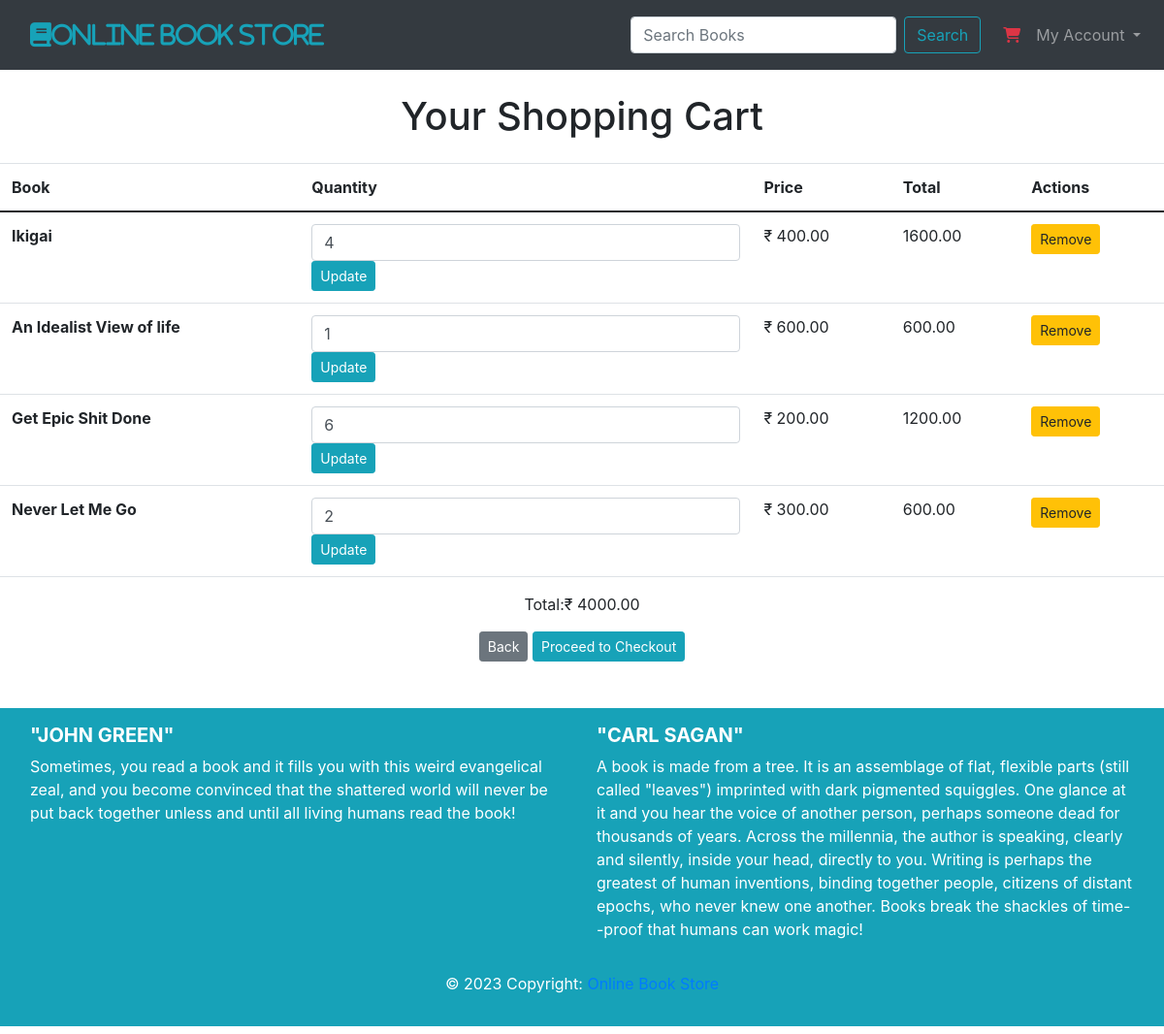
/viewcart (signed in), run on the app's committed database.
### cart/models.py (models this page shows, shortened)
class Cart(models.Model):
    user = models.ForeignKey(User, null=True,on_delete=models.CASCADE)
    book = models.ForeignKey(Book,null=True,on_delete=models.SET_NULL)
    quantity = models.PositiveIntegerField(default=1)
    date_added = models.DateTimeField(auto_now_add=True, blank=True, null=True)

class Book(models.Model):
    title = models.CharField(max_length=255)
    author = models.CharField(max_length=255)
    genre = models.CharField(max_length=255)
    price = models.DecimalField(max_digits=10,decimal_places=2)
    available_quantity = models.PositiveIntegerField()
    image = models.ImageField(upload_to='images/', height_field=None, width_field=None, max_length=None,blank=True,null = True)
    created_on = models.DateTimeField(auto_now_add=True, blank=True, null=True)
    updated_on = models.DateTimeField(auto_now=True, blank=True, null=True)

### cart/views.py (the view)
# urls.py: path('viewcart', views.viewcart,name='viewcart'),
@login_required
def viewcart(request):
    cart_items = Cart.objects.filter(user=request.user).order_by('-date_added')
    cart_total = 0
    for item in cart_items:
        item.total_price = item.book.price * item.quantity
        cart_total += item.total_price
    return render(request, 'viewcart.html', {'cart_items': cart_items, 'cart_total': cart_total})

### cart/templates/viewcart.html (shortened to what this page needs)
{% extends "base.html" %}
{% block content %}
{% load static %}
<center><br/>
<h1>Your Shopping Cart</h1>
    {% if cart_items %}
    <div class='table-responsive-sm'>
    <table class="table">
        <thead>
            <tr>
                <th>Book</th>
                <th>Quantity</th>
                <th>Price</th>
                <th>Total</th>
                <th>Actions</th>
            </tr>
        </thead>
        <tbody>
            {% for cart_item in cart_items %}
                <tr>
                    <td>
                        <span><b>{{ cart_item.book.title }}<b></span>
                    </td>
                    <td>
                        <form method="post" action="{% url 'update_cart' cart_item.id %}">
                            <input type="number" class="form-control" id="quantity" name="quantity" min="1" max="{{ book.available_quantity }}" value="{{ cart_item.quantity }}">
                            <button type="submit" class="btn btn-sm btn-info" >Update</button>
                        </form>
                    </td>
                    <td>&#8377; {{ cart_item.book.price }}</td>
                    <td>{{ cart_item.total_price }}</td>
                    <td><a class="btn btn-sm btn-warning" href="{% url 'remove_from_cart' cart_item.id %}">Remove</a></td>
                </tr>
            {% endfor %}
        </tbody>
    </table>
    <div>
   <div class="text-center mt-3">
        <p>Total:&#8377; {{ cart_total }}</p>
        <a href="{% url 'home'  %}"><button type="button" class="btn btn-sm btn-secondary">Back</button></a>
        <a class="btn btn-sm btn-info" href="{% url 'checkout'  %}">Proceed to Checkout</a>
   </div>
    {% else %}
        <p>Your Cart is Empty</p>
        <a href="{% url 'home' %}" class="btn btn-sm btn-secondary">Home</a>
    {% endif %}
</div>
</center>
{% endblock %}

### data on the page
Cart: book "Ikigai", quantity "4", book.price "400.00", total_price "1600.00"
Cart: book "An Idealist View of life", quantity "1", book.price "600.00", total_price "600.00"
Cart: book "Get Epic Shit Done", quantity "6", book.price "200.00", total_price "1200.00"
Cart: book "Never Let Me Go", quantity "2", book.price "300.00", total_price "600.00"

### other printed values
{{ cart_total }} "4000.00"
